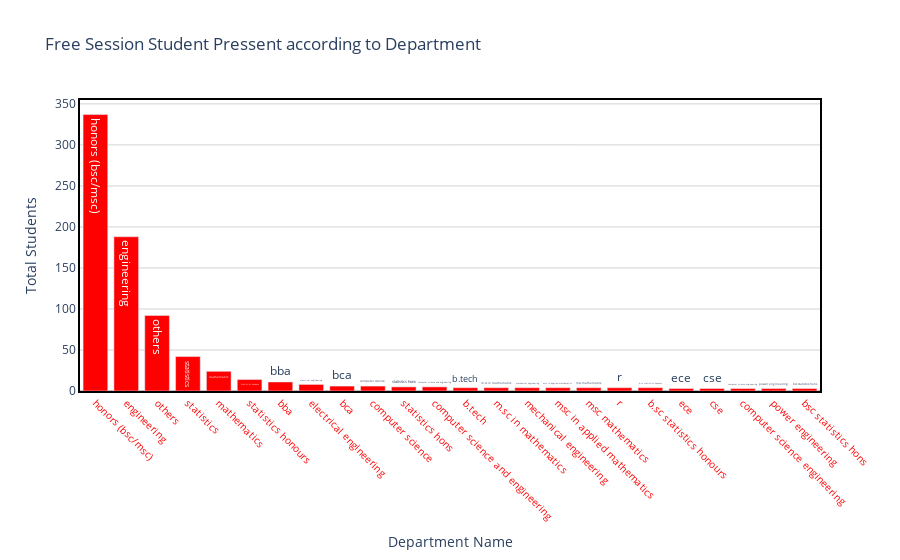

Notebook code for this chart:
### Markdown cell above
# here total unique department is almost 157 actually they are not unique
same department name are repating as  many times in different way

### Code cell
draw_trace_bar(departmenttop,'Department','dep_counts','Free Session Student Pressent according to Department', 'Department Name','Total Students',"red")

### Figure 1 — Plotly figure (JSON) as saved in the notebook; plotly's stock layout.template omitted (floating-point values rounded to 4 significant figures)
{"data": [{"marker": {"color": "red"}, "text": ["honors (bsc/msc)", "engineering", "others", "statistics", "mathematics", "statistics honours", "bba", "electrical engineering", "bca", "computer science", "statistics hons", "computer science and engineering", "b.tech", "m.sc in mathematics", "mechanical engineering", "msc in applied mathematics", "msc mathematics", "r", "b.sc statistics honours", "ece", "cse", "computer science engineering", "power engineering", "bsc statistics hons"], "type": "bar", "x": ["honors (bsc/msc)", "engineering", "others", "statistics", "mathematics", "statistics honours", "bba", "electrical engineering", "bca", "computer science", "statistics hons", "computer science and engineering", "b.tech", "m.sc in mathematics", "mechanical engineering", "msc in applied mathematics", "msc mathematics", "r", "b.sc statistics honours", "ece", "cse", "computer science engineering", "power engineering", "bsc statistics hons"], "y": [337, 188, 92, 42, 24, 14, 11, 8, 6, 6, 5, 5, 4, 4, 4, 4, 4, 4, 4, 3, 3, 3, 3, 3]}], "layout": {"hovermode": "closest", "paper_bgcolor": "rgba(0, 0, 0, 0)", "plot_bgcolor": "rgba(0, 0, 0, 0)", "title": {"text": "Free Session Student Pressent according to Department"}, "xaxis": {"linecolor": "black", "linewidth": 2, "mirror": true, "showline": true, "showticklabels": true, "tickangle": 45, "tickfont": {"color": "red", "size": 10}, "title": {"text": "Department Name"}, "zeroline": true, "zerolinecolor": "grey", "zerolinewidth": 1}, "yaxis": {"gridcolor": "lightgrey", "linecolor": "black", "linewidth": 2, "mirror": true, "showline": true, "title": {"text": "Total Students"}, "zeroline": true, "zerolinecolor": "grey", "zerolinewidth": 1}}}
